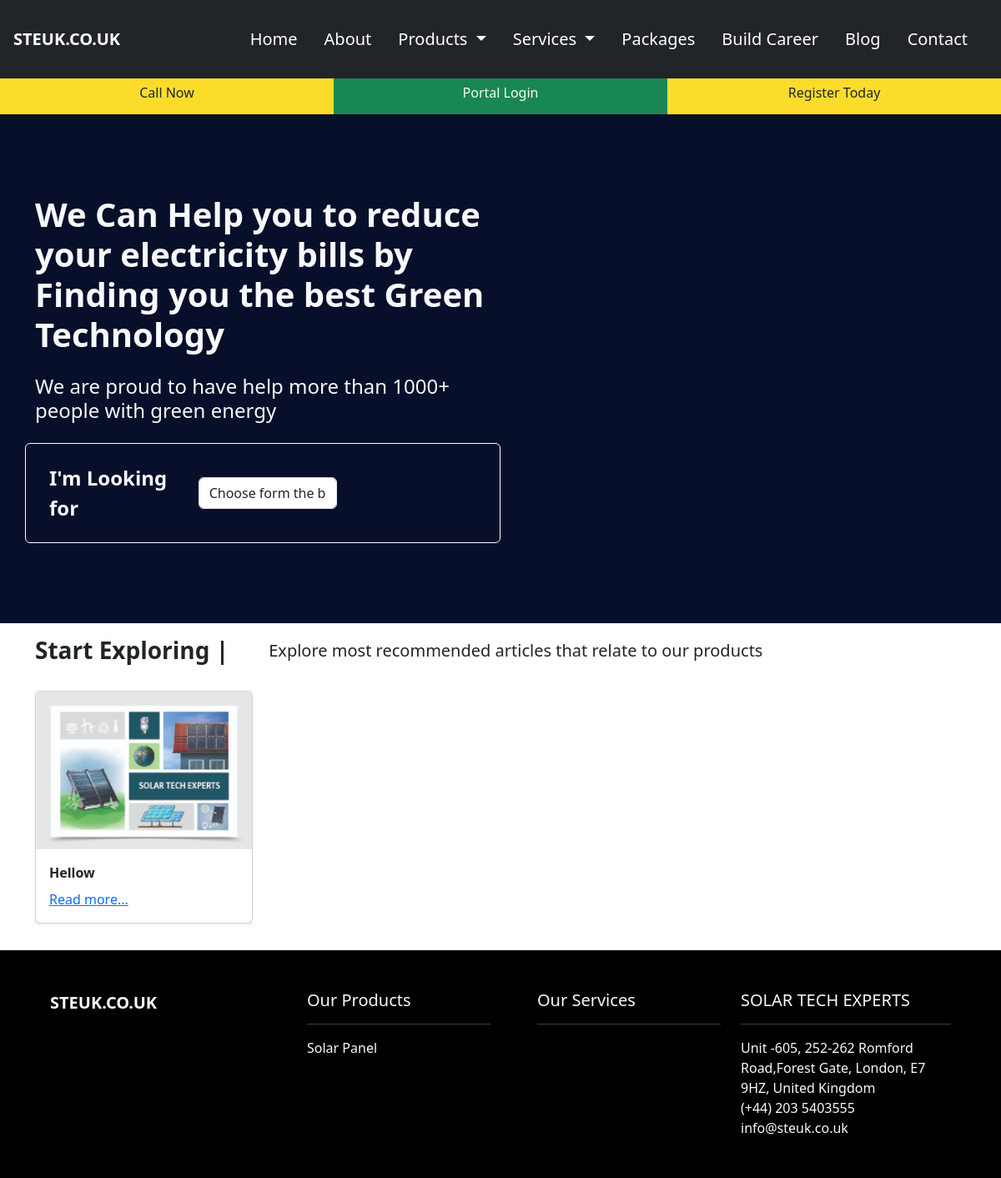
/formItems/, run on the app's committed database.
### frontend/models.py (models this page shows, shortened)
class Blog(models.Model):
    title=models.CharField(max_length=255,null=True,blank=True)
    image = models.ImageField(upload_to='media/blog',blank=True,null=True)
    source=models.CharField(max_length=255, null=True,blank=True)
    details=RichTextUploadingField(null=True, blank=True)
    created_at = models.DateField(default=timezone.now)

class Category(models.Model):
    name=models.CharField(max_length=255,null=True, blank=True)
    images=models.ImageField(upload_to='media/category',null=True, blank=True)

### frontend/views.py (the view)
# urls.py: path('formItems/', formItems, name="formItems"),
def formItems(request):
    all_blog=Blog.objects.all()
    context={
        'all_blog':all_blog,
    }
    return render(request, 'questionary.html' , context)

### frontend/context_processors.py (called while the page is built)
def categories_processor(request):
    categories = Category.objects.all()
    return {'categories': categories}

def service_cat_menu(request):
    service_categories = ServiceCategory.objects.all()
    return {'service_categories': service_categories}

### frontend/templates/questionary.html (shortened to what this page needs)
{% extends 'base.html' %}
{% load static %}
{% block content %}
    <div class="container-fluid p-0" style="background-color: #070F2B;">
        <div class="container">
            <div class="row py-5" >
                <div class="col-md-6  col=sm-12 py-5">
                    <div class="text-light ">
                        <h1 class="fw-bold pb-3 ">
                            We Can Help you to reduce your electricity bills by Finding you the best Green Technology
                        </h1>
                        <h4 class=" pb-3 ">We are proud to have help more than 1000+ people with green energy</h4>
                        <div class="form-group row align-items-center border border-white rounded p-3">
                            <label for="exampleFormControlSelect1" class="col-sm-4 col-form-label fs-4 fw-bold ">I'm Looking for </label>
                            <div class="col-sm-8">
                                <div class="form-group col-md-6 ">
                                    <select id="exampleFormControlSelect1" class="form-control" onchange="redirectToCategory()">
                                      <option selected>Choose form the below list</option>
                                    </select>
                                  </div>
                            </div>
                        </div>
                    </div>
                </div>
            </div>
        </div>
    </div>
    <div class="container">
        <div class="row py-3">
            <div class="col-md-12 col-sm-12 d-flex align-items-center flex-wrap">
                <h3 class="fw-bold mr-4 mb-3 mb-sm-0">Start Exploring |</h3>
                <span class="px-3 px-sm-5 fs-5"> Explore most recommended articles that relate to our products</span>
            </div>
        </div>
        <div class="row pb-3">
            {% for blog in all_blog %}
            <div class="col-sm-6 col-md-4 col-lg-3 py-3">
                <div class="card h-100 shadow-sm">
                    {% if blog.image %}
                    <a href="{% url 'blog-details' pk=blog.id %}"><img src="{{blog.image.url}}" class="card-img-top" alt="..."></a>
                    {% else %}
                    <img src="{% static 'images/logo.png' %}" class="card-img-top img-thumbnail" alt="...">
                    {% endif %}
                    <div class="card-body">
                        <p class="card-title fw-bold">{{blog.title}}</p>
                        <a href="{% url 'blog-details' pk=blog.id %}">Read more...</a>
                    </div>
                </div>
            </div>
            {% endfor %}
        </div>
    </div>
  {% endblock content %}

### templates/footer.html (shortened to what this page needs)
		{% load static %}
		<div class="container-fluid p-5 bg-black">
			<div class="container">
				<div class="row text-light">
					<div class="col-md-3 col-sm-12">
					<a class="navbar-brand fs-5 fw-bold me-5" href="/">STEUK.CO.UK</a>
					</div>
					<div class="col-md-3  col-sm-12">
						<ul>
							<h5>Our Products</h5>
							<hr>
							<div >
								{% for category in categories %}
								<a class="dropdown-item" class="nav-link" href="{% url 'product_list' category.id %}">{{ category.name }}</a>
								{% endfor %}
							</div>
						</ul>
					</div>
					<div class="col-md-3  col-sm-12">
						<ul>
							<h5>Our Services</h5>
							<hr>
						</ul>
					</div>
					<div class="col-md-3  col-sm-12">
						<h5>SOLAR TECH EXPERTS</h5>
						<hr>
						<span>Unit -605, 252-262 Romford Road,Forest Gate, London, E7 9HZ, United Kingdom</span><br>
						<span>(+44) 203 5403555</span> <br>
						<span><a href="mailto:info@steuk.co.uk" class="nav-link">info@steuk.co.uk</a></span>
					</div>
				</div>
			</div>
		</div>

### static/css/style.css (style rules this page uses)
body { margin: 0; padding: 0; overflow-x: hidden; }

### data on the page
Blog: image (picture), title "Hellow"
Category: name "Solar Panel"
